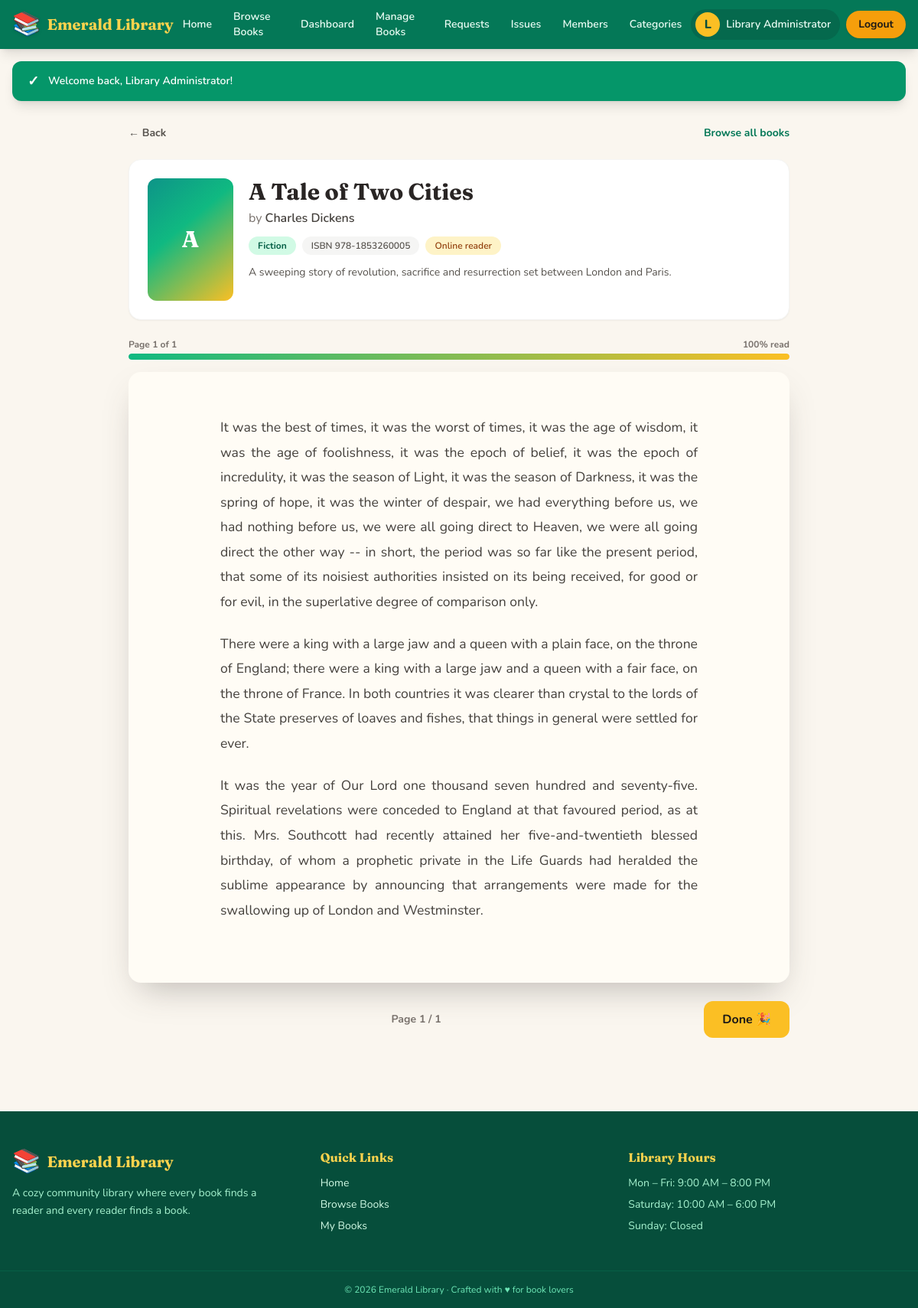
The app's page /user/read.php?id=2 (signed in) with its own data.
### tables this page shows
CREATE TABLE books (
  id INT AUTO_INCREMENT PRIMARY KEY,
  title VARCHAR(200) NOT NULL,
  author VARCHAR(150) NOT NULL,
  isbn VARCHAR(50) DEFAULT NULL,
  category_id INT DEFAULT NULL,
  total_copies INT NOT NULL DEFAULT 1,
  available_copies INT NOT NULL DEFAULT 1,
  cover VARCHAR(255) DEFAULT NULL,
  description TEXT,
  content LONGTEXT,
  added_at TIMESTAMP DEFAULT CURRENT_TIMESTAMP,
  INDEX idx_books_category (category_id),
  FULLTEXT INDEX ft_books (title, author),
  CONSTRAINT fk_books_category FOREIGN KEY (category_id)
    REFERENCES categories(id) ON DELETE SET NULL
);

CREATE TABLE categories (
  id INT AUTO_INCREMENT PRIMARY KEY,
  name VARCHAR(100) NOT NULL UNIQUE,
  description TEXT,
  created_at TIMESTAMP DEFAULT CURRENT_TIMESTAMP
);

### auth.php (called while the page is built, shortened)
<?php
function e($value) {
    return htmlspecialchars((string)$value, ENT_QUOTES, 'UTF-8');
}

### user/read.php (the view, shortened to what this page needs)
<?php
require_once __DIR__ . '/../auth.php';
$id = (int)($_GET['id'] ?? 0);
$book = $conn->query("SELECT b.*, c.name AS category_name FROM books b LEFT JOIN categories c ON b.category_id=c.id WHERE b.id=$id")->fetch_assoc();
$paragraphs = array_values(array_filter(array_map('trim', preg_split('/\n\s*\n/', trim((string)$book['content']))), 'strlen'));
$perPage = 6;
$totalPages = max(1, (int)ceil(count($paragraphs) / $perPage));
$page = max(1, (int)($_GET['page'] ?? 1));
$page = min($page, $totalPages);
$start = ($page - 1) * $perPage;
$currentParagraphs = array_slice($paragraphs, $start, $perPage);
$hasCover = !empty($book['cover']) && file_exists(APP_ROOT . '/' . $book['cover']);
include __DIR__ . '/../inc/header.php';
?>
<section class="max-w-4xl mx-auto px-4 py-8">
    <div class="flex items-center justify-between gap-4 mb-6 flex-wrap">
        <a href="javascript:history.back()" class="text-sm font-bold text-stone-600 hover:text-brand-700 transition">← Back</a>
        <a href="<?= BASE_URL ?>/books.php" class="text-sm font-bold text-brand-700 hover:underline">Browse all books</a>
    </div>
    <div class="bg-white rounded-2xl shadow-sm border border-stone-100 p-6 flex flex-col sm:flex-row gap-5 mb-6">
        <div class="w-28 h-40 rounded-xl overflow-hidden shrink-0">
            <?php if ($hasCover): ?>
                <img src="<?= e(BASE_URL . '/' . $book['cover']) ?>" alt="<?= e($book['title']) ?>" class="w-full h-full object-cover">
            <?php else: ?>
                <div class="book-cover w-full h-full text-white">
                    <span class="font-display text-3xl font-bold"><?= e(strtoupper(mb_substr($book['title'], 0, 2))) ?></span>
                </div>
            <?php endif; ?>
        </div>
        <div class="flex-1 min-w-0">
            <h1 class="font-display text-2xl md:text-3xl font-bold text-stone-800"><?= e($book['title']) ?></h1>
            <p class="text-stone-500 mt-1">by <span class="font-semibold text-stone-700"><?= e($book['author']) ?></span></p>
            <div class="flex flex-wrap gap-2 mt-3">
                <span class="bg-brand-100 text-brand-800 text-xs font-bold px-3 py-1 rounded-full"><?= e($book['category_name'] ?? 'General') ?></span>
                <?php if (!empty($book['isbn'])): ?><span class="bg-stone-100 text-stone-600 text-xs font-semibold px-3 py-1 rounded-full">ISBN <?= e($book['isbn']) ?></span><?php endif; ?>
                <?php if (!empty($book['description'])): ?>
                    <span class="bg-gold-100 text-gold-800 text-xs font-semibold px-3 py-1 rounded-full">Online reader</span>
                <?php endif; ?>
            </div>
            <?php if (!empty($book['description'])): ?>
                <p class="text-sm text-stone-600 mt-3 leading-relaxed"><?= e($book['description']) ?></p>
            <?php endif; ?>
        </div>
    </div>
    <?php if (count($paragraphs) === 0): ?>
        <div class="bg-white rounded-2xl border border-dashed border-stone-300 py-16 text-center">
            <div class="text-5xl mb-3">📄</div>
            <p class="text-stone-500 font-semibold">Full text for this book is not available yet.</p>
        </div>
    <?php else: ?>
        <div class="mb-4">
            <div class="flex items-center justify-between text-xs font-bold text-stone-500 mb-1">
                <span>Page <?= $page ?> of <?= $totalPages ?></span>
                <span><?= round(($page / $totalPages) * 100) ?>% read</span>
            </div>
            <div class="h-2 bg-stone-200 rounded-full overflow-hidden">
                <div class="h-full bg-gradient-to-r from-brand-500 to-gold-400 rounded-full transition-all duration-300" style="width: <?= ($page / $totalPages) * 100 ?>%"></div>
            </div>
        </div>
        <div class="reader-sheet rounded-2xl px-6 py-10 md:px-14 md:py-14">
            <div class="reader-prose" style="max-width: 65ch; margin: 0 auto;">
                <?php foreach ($currentParagraphs as $p): ?>
                    <p><?= nl2br(e($p)) ?></p>
                <?php endforeach; ?>
            </div>
        </div>
        <div class="flex items-center justify-between mt-6">
            <span class="text-sm font-bold text-stone-500">Page <?= $page ?> / <?= $totalPages ?></span>
            <?php if ($page < $totalPages): ?>
                <a href="?id=<?= $id ?>&page=<?= $page + 1 ?>" class="bg-brand-600 hover:bg-brand-700 text-white font-bold px-6 py-3 rounded-xl transition">Next →</a>
            <?php else: ?>
                <a href="<?= BASE_URL ?>/books.php" class="bg-gold-400 hover:bg-gold-500 text-stone-900 font-bold px-6 py-3 rounded-xl transition">Done 🎉</a>
            <?php endif; ?>
        </div>
    <?php endif; ?>
</section>
<?php include __DIR__ . '/../inc/footer.php'; ?>

### assets/css/style.css (style rules this page uses)
body { font-family: 'Nunito', ui-sans-serif, system-ui, sans-serif; }
h1, h2, h3, h4, .font-display { font-family: 'Fraunces', Georgia, serif; }
.book-cover { background: linear-gradient(140deg, #0d9488 0%, #10b981 40%, #fbbf24 100%); display: flex; align-items: center; justify-content: center; text-align: center; }
.reader-prose p { margin-bottom: 1.4rem; line-height: 1.85; font-size: 1.1rem; color: #44403c; text-align: justify; }
.reader-sheet { background: #fffcf5; box-shadow: 0 20px 45px -15px rgba(68, 64, 60, .35); }

### records on screen
books: title "A", title "A Tale of Two Cities", author "Charles Dickens", category.name "Fiction", isbn "978-1853260005", description "A sweeping story of revolution, sacrifice and resurrection set between London and Paris.", content "1", ($page/$totalPages)*100 "100", content "It was the best of times, it was the worst of times, it was the age of wisdom, it was the age of foolishness, it was the epoch of belief, it was the epoch of incredulity, it was the season of Light, it was the season of Darkness, it was the spring of hope, it was the winter of despair, we had everything before us, we had nothing before us, we were all going direct to Heaven, we were all going direct the other way -- in short, the period was so far like the present period, that some of its noisiest authorities insisted on its being received, for good or for evil, in the superlative degree of comparison only.", content "There were a king with a large jaw and a queen with a plain face, on the throne of England; there were a king with a large jaw and a queen with a fair face, on the throne of France. In both countries it was clearer than crystal to the lords of the State preserves of loaves and fishes, that things in general were settled for ever.", content "It was the year of Our Lord one thousand seven hundred and seventy-five. Spiritual revelations were conceded to England at that favoured period, as at this. Mrs. Southcott had recently attained her five-and-twentieth blessed birthday, of whom a prophetic private in the Life Guards had heralded the sublime appearance by announcing that arrangements were made for the swallowing up of London and Westminster."

### other values on screen
$item['label'] "Home"
$item['label'] "Browse Books"
$item['label'] "Dashboard"
$item['label'] "Manage Books"
$item['label'] "Requests"
$item['label'] "Issues"
$item['label'] "Members"
$item['label'] "Categories"
mb_substr($user['name'], 0, 1) "L"
$user['name'] "Library Administrator"
$fc['icon'] "✓"
$flash['message'] "Welcome back, Library Administrator!"
